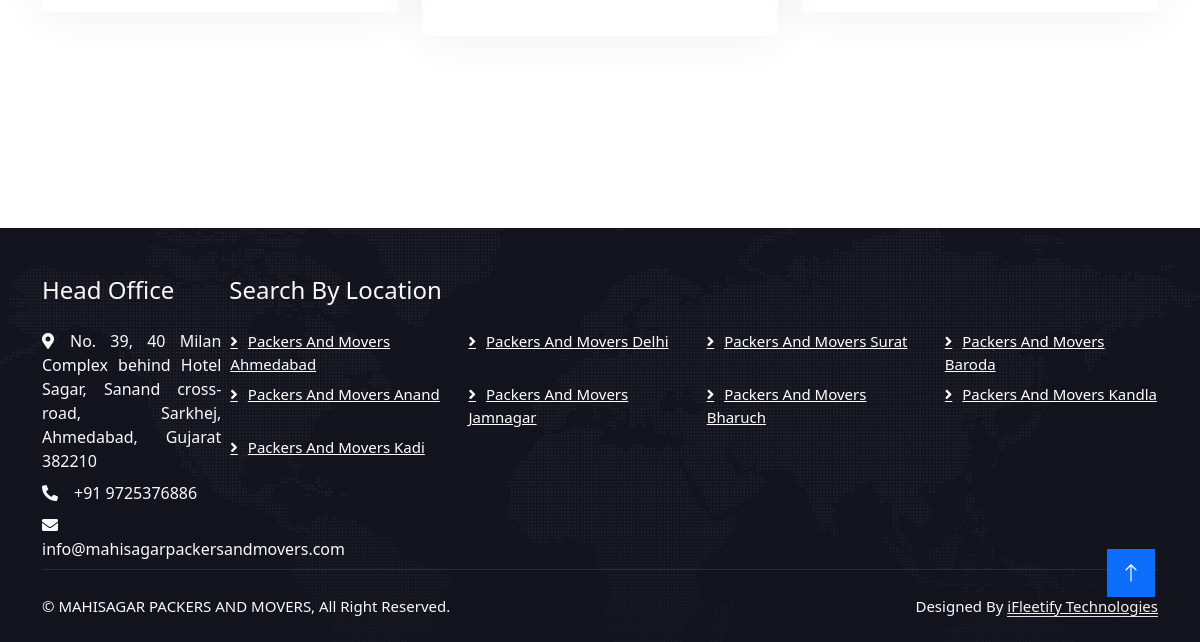
The app's page /services (lower part), older data.
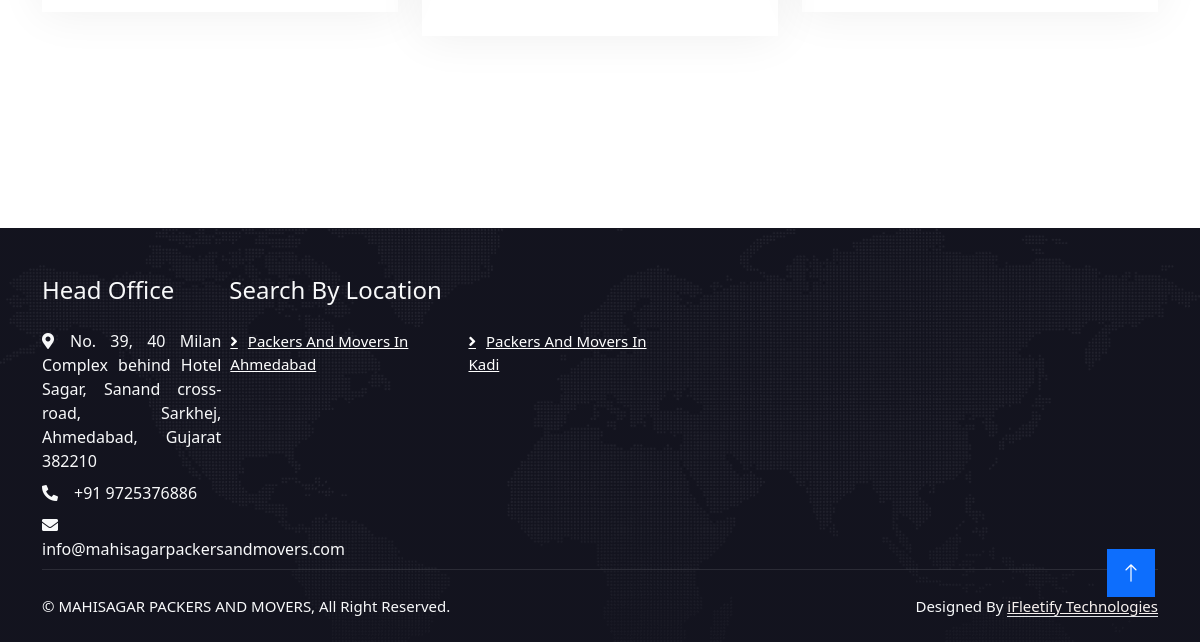
The same page, newer data.
### dynamic/models.py (models this page shows)
class Pages(models.Model):
    city = models.CharField(max_length=100, unique=True)
    title = models.CharField(max_length=255)
    image = models.ImageField(upload_to='images/', null=True, blank=True)
    description = models.TextField()
    description1 = models.TextField(null=True, blank=True)
    description2 = models.TextField(null=True, blank=True)
    class Meta:
        verbose_name = 'Page'
        verbose_name_plural = verbose_name + 's'

### home/views.py (the view)
# urls.py: path('services', views.services, name='services'),
def services(request):
    return render(request, 'home/services.html')

### home/extra_context.py (called while the page is built)
def extra_context_data(request):
    pages = Pages.objects.all()
    context_data = dict(
        pages_url = pages
    )
    return context_data

### templates/home/services.html (shortened to what this page needs)
{% extends "home/base.html" %}
{% load static %}
{% block content %}
    <div class="container-xxl py-5">
        <div class="container py-5">
            <div class="row g-4">
                <div class="col-md-6 col-lg-4 wow fadeInUp" data-wow-delay="0.3s">
                    <div class="service-item p-4">
                    </div>
                </div>
                <div class="col-md-6 col-lg-4 wow fadeInUp" data-wow-delay="0.5s">
                    <div class="service-item p-4">
                    </div>
                </div>
                <div class="col-md-6 col-lg-4 wow fadeInUp" data-wow-delay="0.7s">
                    <div class="service-item p-4">
                    </div>
                </div>
            </div>
        </div>
    </div>
{% endblock %}

### templates/home/footer.html
{% load static %}
<div class="container-fluid bg-dark text-light footer pt-5 wow fadeIn" data-wow-delay="0.1s" style="margin-top: 6rem;">
    <div class="container">
        <div class="row g-2">
            <div class="col-lg-2 col-md-4">
                <h4 class="text-light mb-4">Head Office</h4>
                <p class="mb-2" style="text-align: justify"><i class="fa fa-map-marker-alt me-3"></i>No. 39, 40 Milan Complex behind Hotel Sagar, Sanand cross-road, Sarkhej, Ahmedabad, Gujarat 382210</p>
                <p class="mb-2"><i class="fa fa-phone-alt me-3"></i>+91 9725376886</p>
                <p class="mb-2"><i class="fa fa-envelope me-3"></i>info@mahisagarpackersandmovers.com</p>
            </div>
            <div class="col-lg-10 col-md-8">
                <h4 class="text-light mb-4">Search By Location</h4>
                <div class="row">
                    {% for page in pages_url %}
                        <div class="col-lg-3 col-md-6 col-sm-6">
                            <a class="btn btn-link" href="{% url 'city_pages' page.city %}">{{ page.title }}</a>
                        </div>
                    {% endfor %}
                </div>
            </div>
        </div>
    </div>
    <div class="container">
        <div class="copyright">
            <div class="row">
                <div class="col-md-6 text-center text-md-start mb-3 mb-md-0">
                    &copy; MAHISAGAR PACKERS AND MOVERS, All Right Reserved.
                </div>
                <div class="col-md-6 text-center text-md-end">
                    Designed By <a class="border-bottom" href="https://ifleetify.com">iFleetify Technologies</a>
                </div>
            </div>
        </div>
    </div>
</div>

Row changes from the older to the newer data that the page shows:
removed Pages: title "Packers And Movers Surat"
removed Pages: title "Packers And Movers Baroda"
removed Pages: title "Packers And Movers Anand"
removed Pages: title "Packers And Movers Jamnagar"
removed Pages: title "Packers And Movers Bharuch"
removed Pages: title "Packers And Movers Kandla"
removed Pages: title "Packers And Movers Kadi"
changed Pages: title "Packers And Movers Ahmedabad" → "Packers And Movers In Ahmedabad"
changed Pages: title "Packers And Movers Delhi" → "Packers And Movers In Kadi"
